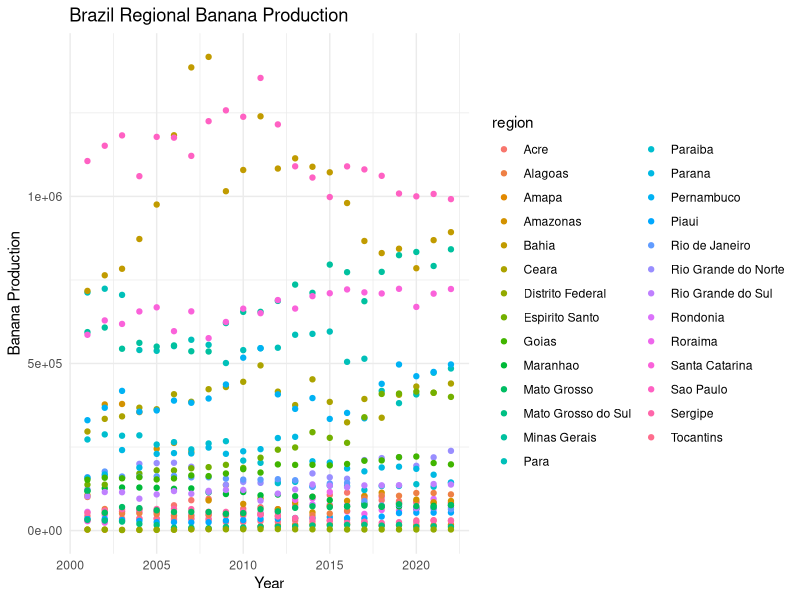
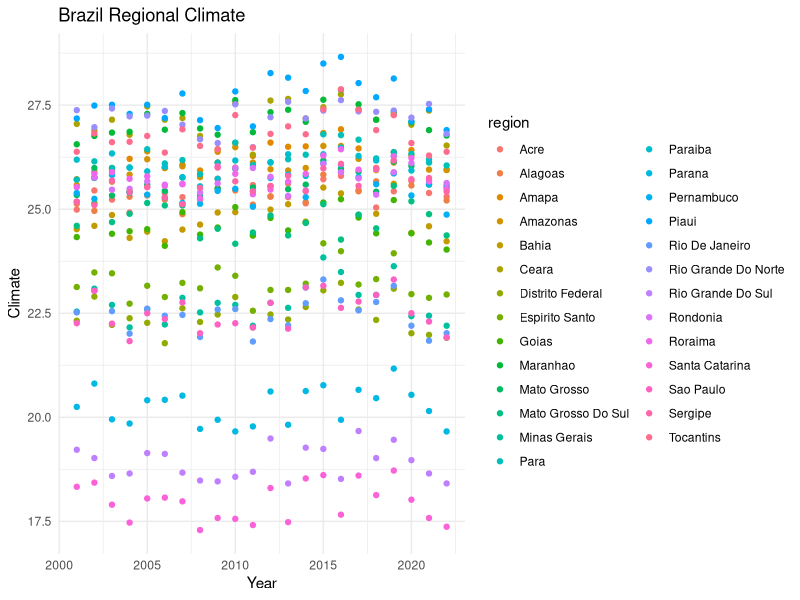
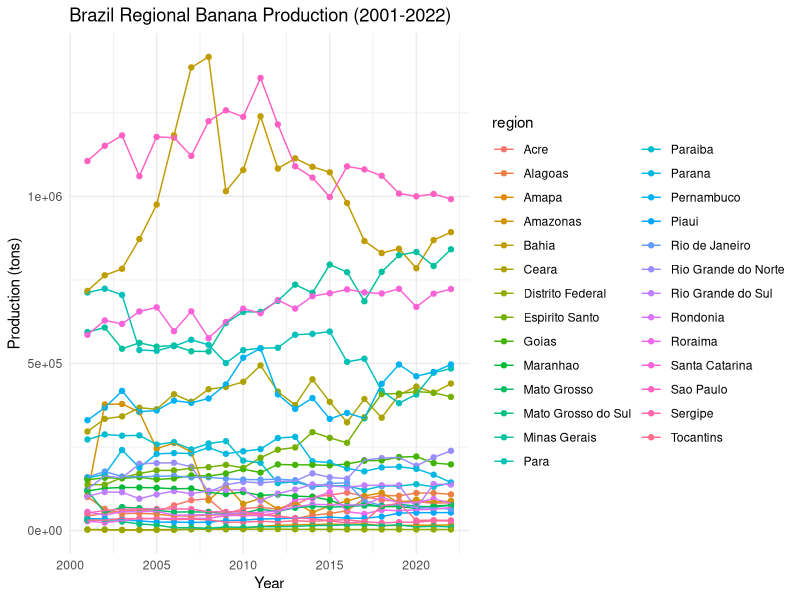
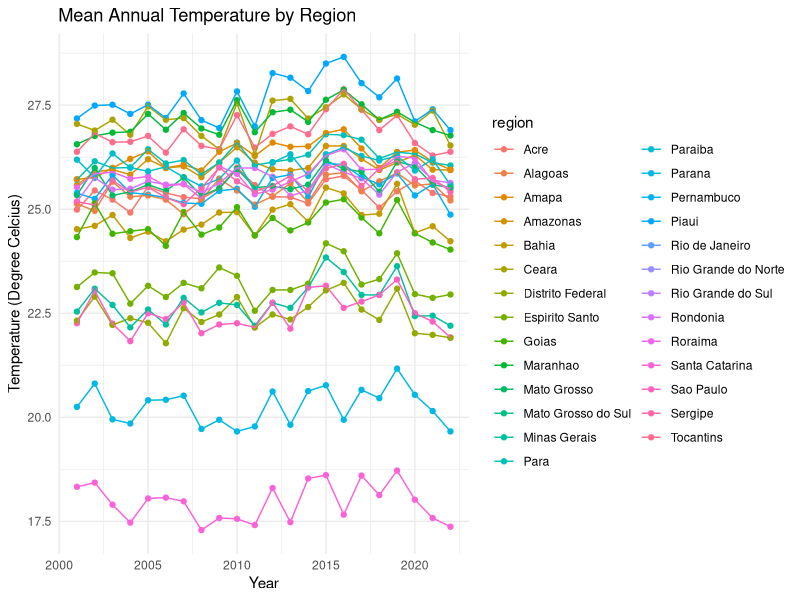
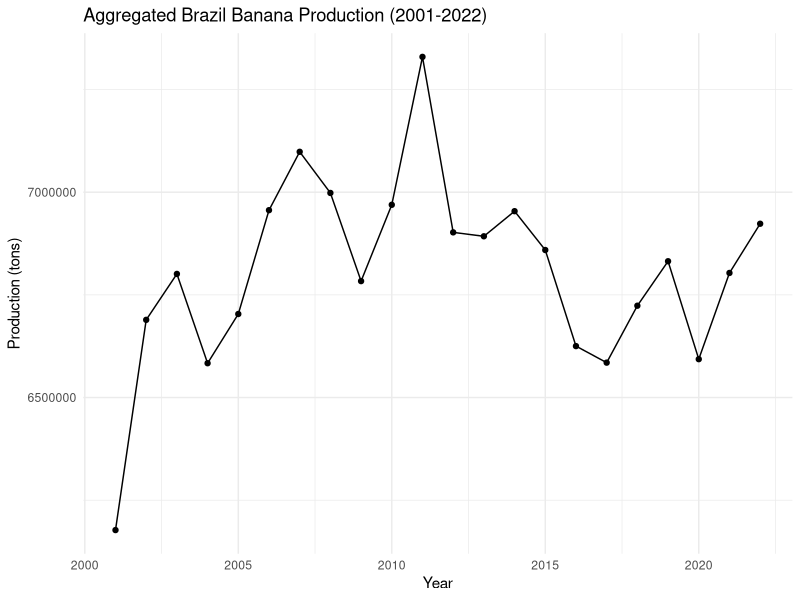
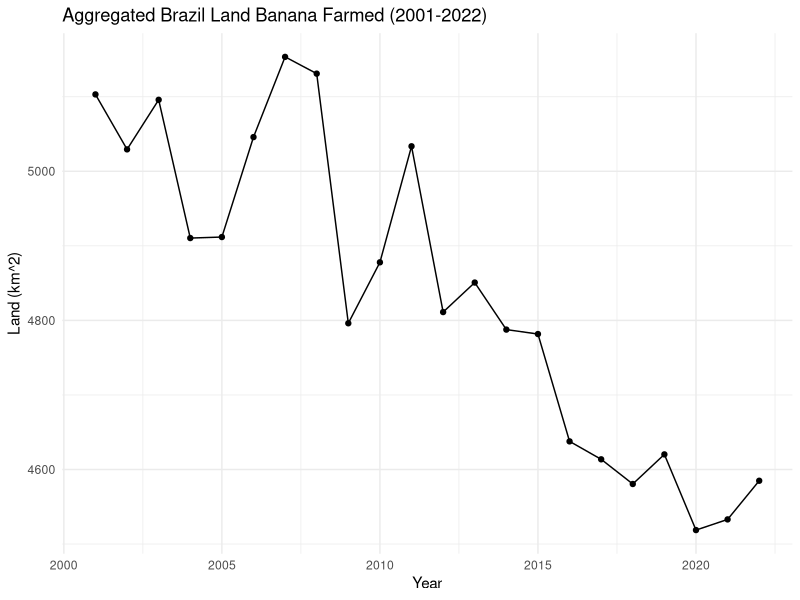
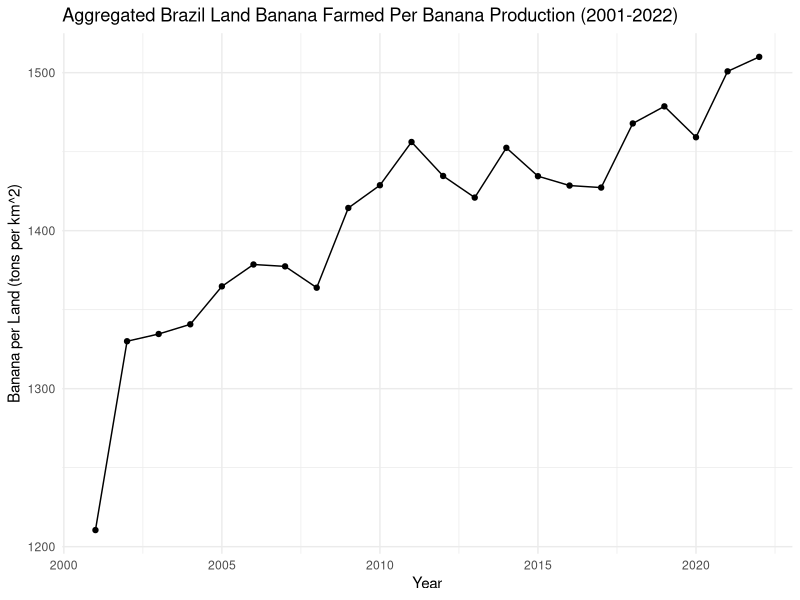
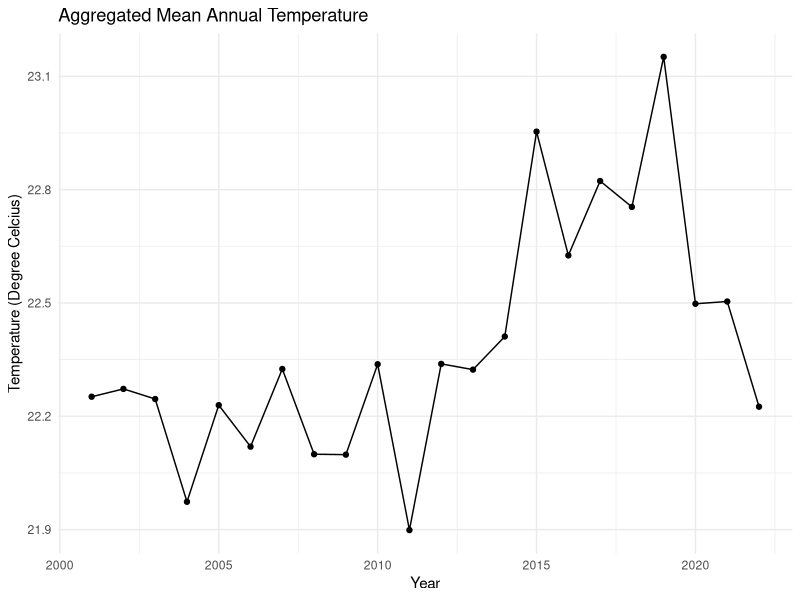

Generate these figures, in order, with R:
## ---- chunk 1
knitr::opts_chunk$set(echo = TRUE)
library(tidyverse)
library(readxl)
library(sf)
library(dplyr)
library(zoo)
library(data.table)
library(lubridate)
Bananas <- read_excel("Bananas.xls")
Climate <- read_excel("Climate.xlsx")
na.omit(Bananas) |>
  mutate(areaKM = as.double(`Area (ha)`) * 0.01, 
    prod = as.double(Production), 
    region = Region, 
    year = as.double(Year), 
    id = ID)|>
  select(id, region, year, areaKM, prod) |>
  filter(year >= 2001) |>
  filter(year <= 2022) |>
  na.omit() -> brazilBAN
na.omit(Climate) |>
  mutate(
    region = name
  ) |>
  select(id, region, year, climate_Mean, climate_Max, climate_Min, climate_Humidity)-> brazilCLI
mutate(
  brazilCLI,
  climate_Range = climate_Max - climate_Min, 
  climate_GDD = pmax(climate_Mean - 14, 0)
) -> brazilCLI
brazilBAN |>
  left_join(brazilCLI, by = c("id", "region", "year")) -> brazilALL
brazilTOTAL <- brazilALL |>
  group_by(year) |>
  summarise(
    total_prod = sum(prod, na.rm = TRUE),
    total_areaKM = sum(areaKM, na.rm = TRUE),
    total_mean = sum(climate_Mean * areaKM, na.rm = TRUE) / sum(areaKM, na.rm = TRUE), 
    total_max = sum(climate_Max * areaKM, na.rm = TRUE) / sum(areaKM, na.rm = TRUE), 
    total_min = sum(climate_Min * areaKM, na.rm = TRUE) / sum(areaKM, na.rm = TRUE), 
    total_humidity = sum(climate_Humidity * areaKM, na.rm = TRUE) / sum(areaKM, na.rm = TRUE), 
    total_GDD = sum(climate_GDD, na.rm = TRUE), 
    total_range = sum(climate_Range * areaKM, na.rm = TRUE) / sum(areaKM, na.rm = TRUE),
    total_prodperareaKM = sum(prod, na.rm = TRUE) / sum(areaKM, na.rm = TRUE)
  ) |>
  ungroup()
## ---- chunk 2
ggplot(brazilBAN, aes(x = year, y = prod, color = region)) +
  geom_point() +
  labs(title = "Brazil Regional Banana Production",
       x = "Year",
       y = "Banana Production") +
  theme_minimal()
## ---- chunk 3
ggplot(brazilCLI, aes(x = year, y = climate_Mean, color = region)) +
  geom_point() +
  labs(title = "Brazil Regional Climate",
       x = "Year",
       y = "Climate") +
  theme_minimal()
## ---- chunk 4
ggplot(brazilALL, aes(year, prod, color = region)) + 
  geom_point() + 
  geom_line() +
  labs(
    title = "Brazil Regional Banana Production (2001-2022)",
    x = "Year", 
    y = "Production (tons)"
  ) + 
  theme_minimal()
## ---- chunk 5
ggplot(brazilALL, aes(year, climate_Mean, color = region)) + 
  geom_point() + 
  geom_line() + 
  labs(
    title = "Mean Annual Temperature by Region", 
    x = "Year", 
    y = "Temperature (Degree Celcius)"
  ) + 
  theme_minimal()
## ---- chunk 6
ggplot(brazilTOTAL, aes(year, total_prod)) + 
  geom_point() + 
  geom_line() +
  labs(
    title = "Aggregated Brazil Banana Production (2001-2022)",
    x = "Year", 
    y = "Production (tons)"
  ) + 
  theme_minimal()
## ---- chunk 7
ggplot(brazilTOTAL, aes(year, total_areaKM)) + 
  geom_point() + 
  geom_line() +
  labs(
    title = "Aggregated Brazil Land Banana Farmed (2001-2022)",
    x = "Year", 
    y = "Land (km^2)"
  ) + 
  theme_minimal()
## ---- chunk 8
ggplot(brazilTOTAL, aes(year, total_prodperareaKM)) + 
  geom_point() + 
  geom_line() +
  labs(
    title = "Aggregated Brazil Land Banana Farmed Per Banana Production (2001-2022)",
    x = "Year", 
    y = "Banana per Land (tons per km^2)"
  ) + 
  theme_minimal()
## ---- chunk 9
ggplot(brazilTOTAL, aes(year, total_mean)) + 
  geom_point() + 
  geom_line() + 
  labs(
    title = "Aggregated Mean Annual Temperature", 
    x = "Year", 
    y = "Temperature (Degree Celcius)"
  ) + 
  theme_minimal()
## ---- chunk 10
ggplot(brazilTOTAL, aes(year, total_max)) + 
  geom_point() + 
  geom_line() + 
  labs(
    title = "Aggregated Max Annual Temperature", 
    x = "Year", 
    y = "Temperature (Degree Celcius)"
  ) + 
  theme_minimal()
## ---- chunk 11
ggplot(brazilTOTAL, aes(year, total_min)) + 
  geom_point() + 
  geom_line() + 
  labs(
    title = "Aggregated Min Annual Temperature", 
    x = "Year", 
    y = "Temperature (Degree Celcius)"
  ) + 
  theme_minimal()
## ---- chunk 12
ggplot(brazilTOTAL) + 
  geom_point(aes(year, total_mean)) + 
  geom_line(aes(year, total_mean)) +
  geom_point(aes(year, total_min)) + 
  geom_line(aes(year, total_min)) +
  geom_point(aes(year, total_max)) + 
  geom_line(aes(year, total_max)) +
  labs(
    title = "Aggregated Brazil Temperature Trends (2001-2022)",
    x = "Year", 
    y = "Temperature (Degree Celcius)"
  ) + 
  theme_minimal()
## ---- chunk 13
ggplot(brazilTOTAL, aes(year, total_humidity)) + 
  geom_point() + 
  geom_line() + 
  labs(
    title = "Aggregated Humidity", 
    x = "Year", 
    y = "Humidity"
  ) + 
  theme_minimal()
## ---- chunk 14
ggplot(brazilTOTAL, aes(year, total_GDD)) + 
  geom_point() + 
  geom_line() + 
  labs(
    title = "Aggregated GDD", 
    x = "Year", 
    y = "GDD"
  ) + 
  theme_minimal()
## ---- chunk 15
ggplot(brazilTOTAL, aes(year, total_range)) + 
  geom_point() + 
  geom_line() + 
  labs(
    title = "Aggregated Annual Temperature Range", 
    x = "Year", 
    y = "Temperature Range (Degree Celcius)"
  ) + 
  theme_minimal()
